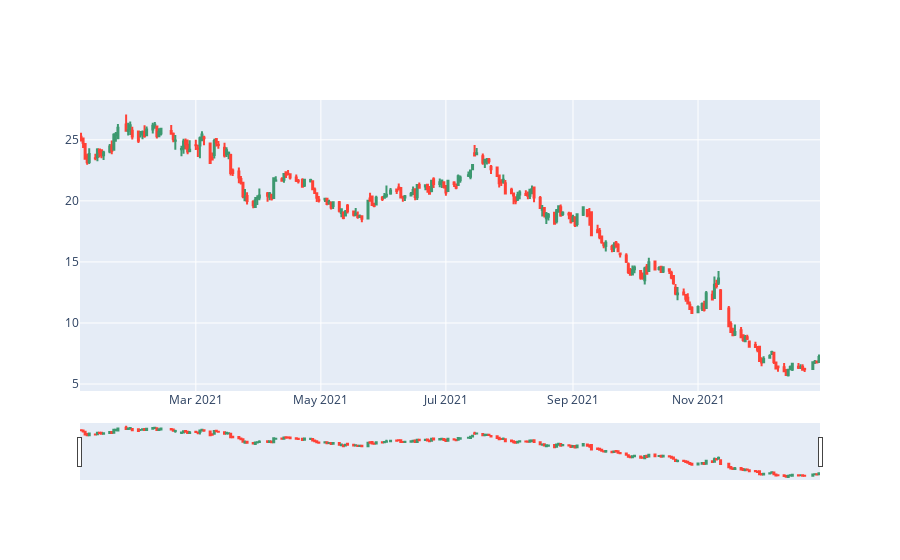

Notebook code for this chart:
### Code cell
#Visao BOVESPA
grafico = go.Figure(
    data=[
        go.Candlestick(
            x= dados.index,
            open = dados['Abertura'],
            high = dados['Maior'],
            low = dados['Menor'],
            close = dados['Fechamento']
        )
    ]
)
grafico.show()

### Figure 1 — Plotly figure (JSON) as saved in the notebook; plotly's stock layout.template omitted (floating-point values rounded to 4 significant figures; data arrays with more than 128 entries replaced by an {"elided": "..."} marker saying what was removed)
{"data": [{"close": {"elided": "247 float values"}, "high": {"elided": "247 float values"}, "low": {"elided": "247 float values"}, "open": {"elided": "247 float values"}, "type": "candlestick", "x": {"elided": "247 str values"}}], "layout": {}}
